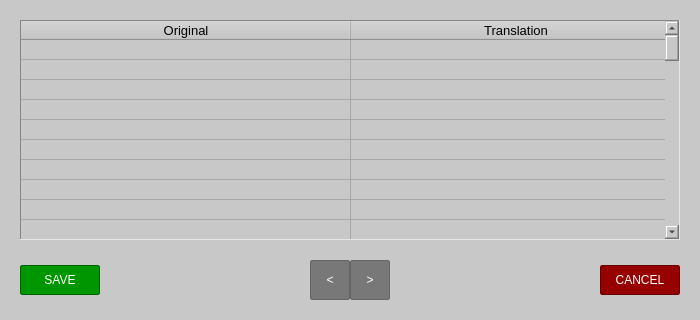
<?xml version="1.0" encoding="UTF-8"?>
<ui version="4.0">
 <class>TranslateWindow</class>
 <widget class="QWidget" name="TranslateWindow">
  <property name="geometry">
   <rect>
    <x>0</x>
    <y>0</y>
    <width>700</width>
    <height>320</height>
   </rect>
  </property>
  <property name="minimumSize">
   <size>
    <width>700</width>
    <height>320</height>
   </size>
  </property>
  <property name="windowTitle">
   <string>Translate</string>
  </property>
  <property name="styleSheet">
   <string notr="true">QWidget {
	background-color: rgb(200, 200, 200);
}
</string>
  </property>
  <layout class="QVBoxLayout" name="vLayout">
   <property name="spacing">
    <number>0</number>
   </property>
   <property name="leftMargin">
    <number>20</number>
   </property>
   <property name="topMargin">
    <number>20</number>
   </property>
   <property name="rightMargin">
    <number>20</number>
   </property>
   <property name="bottomMargin">
    <number>20</number>
   </property>
   <item>
    <widget class="QTableWidget" name="translateTable">
     <property name="sizePolicy">
      <sizepolicy hsizetype="Preferred" vsizetype="Expanding">
       <horstretch>0</horstretch>
       <verstretch>0</verstretch>
      </sizepolicy>
     </property>
     <property name="minimumSize">
      <size>
       <width>420</width>
       <height>100</height>
      </size>
     </property>
     <property name="frameShape">
      <enum>QFrame::Panel</enum>
     </property>
     <property name="frameShadow">
      <enum>QFrame::Sunken</enum>
     </property>
     <property name="lineWidth">
      <number>1</number>
     </property>
     <property name="horizontalScrollBarPolicy">
      <enum>Qt::ScrollBarAlwaysOff</enum>
     </property>
     <property name="sizeAdjustPolicy">
      <enum>QAbstractScrollArea::AdjustToContents</enum>
     </property>
     <property name="autoScroll">
      <bool>false</bool>
     </property>
     <property name="showDropIndicator" stdset="0">
      <bool>false</bool>
     </property>
     <property name="dragDropOverwriteMode">
      <bool>false</bool>
     </property>
     <property name="selectionMode">
      <enum>QAbstractItemView::NoSelection</enum>
     </property>
     <property name="textElideMode">
      <enum>Qt::ElideNone</enum>
     </property>
     <property name="cornerButtonEnabled">
      <bool>false</bool>
     </property>
     <property name="rowCount">
      <number>100</number>
     </property>
     <attribute name="horizontalHeaderCascadingSectionResizes">
      <bool>false</bool>
     </attribute>
     <attribute name="horizontalHeaderDefaultSectionSize">
      <number>330</number>
     </attribute>
     <attribute name="horizontalHeaderHighlightSections">
      <bool>false</bool>
     </attribute>
     <attribute name="horizontalHeaderMinimumSectionSize">
      <number>330</number>
     </attribute>
     <attribute name="horizontalHeaderShowSortIndicator" stdset="0">
      <bool>false</bool>
     </attribute>
     <attribute name="horizontalHeaderStretchLastSection">
      <bool>false</bool>
     </attribute>
     <attribute name="verticalHeaderVisible">
      <bool>false</bool>
     </attribute>
     <attribute name="verticalHeaderCascadingSectionResizes">
      <bool>false</bool>
     </attribute>
     <attribute name="verticalHeaderDefaultSectionSize">
      <number>20</number>
     </attribute>
     <attribute name="verticalHeaderHighlightSections">
      <bool>false</bool>
     </attribute>
     <attribute name="verticalHeaderMinimumSectionSize">
      <number>20</number>
     </attribute>
     <attribute name="verticalHeaderShowSortIndicator" stdset="0">
      <bool>false</bool>
     </attribute>
     <attribute name="verticalHeaderStretchLastSection">
      <bool>true</bool>
     </attribute>
     <row/>
     <row/>
     <row/>
     <row/>
     <row/>
     <row/>
     <row/>
     <row/>
     <row/>
     <row/>
     <row/>
     <row/>
     <row/>
     <row/>
     <row/>
     <row/>
     <row/>
     <row/>
     <row/>
     <row/>
     <row/>
     <row/>
     <row/>
     <row/>
     <row/>
     <row/>
     <row/>
     <row/>
     <row/>
     <row/>
     <row/>
     <row/>
     <row/>
     <row/>
     <row/>
     <row/>
     <row/>
     <row/>
     <row/>
     <row/>
     <row/>
     <row/>
     <row/>
     <row/>
     <row/>
     <row/>
     <row/>
     <row/>
     <row/>
     <row/>
     <row/>
     <row/>
     <row/>
     <row/>
     <row/>
     <row/>
     <row/>
     <row/>
     <row/>
     <row/>
     <row/>
     <row/>
     <row/>
     <row/>
     <row/>
     <row/>
     <row/>
     <row/>
     <row/>
     <row/>
     <row/>
     <row/>
     <row/>
     <row/>
     <row/>
     <row/>
     <row/>
     <row/>
     <row/>
     <row/>
     <row/>
     <row/>
     <row/>
     <row/>
     <row/>
     <row/>
     <row/>
     <row/>
     <row/>
     <row/>
     <row/>
     <row/>
     <row/>
     <row/>
     <row/>
     <row/>
     <row/>
     <row/>
     <row/>
     <row/>
     <column>
      <property name="text">
       <string>Original</string>
      </property>
      <property name="font">
       <font>
        <family>Arial</family>
        <pointsize>10</pointsize>
       </font>
      </property>
     </column>
     <column>
      <property name="text">
       <string>Translation</string>
      </property>
      <property name="font">
       <font>
        <family>Arial</family>
        <pointsize>10</pointsize>
       </font>
      </property>
     </column>
     <item row="0" column="0">
      <property name="text">
       <string/>
      </property>
      <property name="flags">
       <set>ItemIsSelectable|ItemIsEditable|ItemIsUserCheckable|ItemIsEnabled</set>
      </property>
     </item>
     <item row="0" column="1">
      <property name="text">
       <string/>
      </property>
      <property name="flags">
       <set>ItemIsSelectable|ItemIsEditable|ItemIsUserCheckable|ItemIsEnabled</set>
      </property>
     </item>
    </widget>
   </item>
   <item>
    <layout class="QHBoxLayout" name="hLayout">
     <property name="spacing">
      <number>0</number>
     </property>
     <property name="sizeConstraint">
      <enum>QLayout::SetDefaultConstraint</enum>
     </property>
     <property name="leftMargin">
      <number>0</number>
     </property>
     <property name="topMargin">
      <number>20</number>
     </property>
     <property name="rightMargin">
      <number>0</number>
     </property>
     <property name="bottomMargin">
      <number>0</number>
     </property>
     <item>
      <widget class="QPushButton" name="saveButton">
       <property name="sizePolicy">
        <sizepolicy hsizetype="Fixed" vsizetype="Fixed">
         <horstretch>0</horstretch>
         <verstretch>0</verstretch>
        </sizepolicy>
       </property>
       <property name="minimumSize">
        <size>
         <width>80</width>
         <height>30</height>
        </size>
       </property>
       <property name="maximumSize">
        <size>
         <width>80</width>
         <height>30</height>
        </size>
       </property>
       <property name="focusPolicy">
        <enum>Qt::TabFocus</enum>
       </property>
       <property name="styleSheet">
        <string notr="true">QPushButton {
	font: 75 12pt &quot;Liberation Sans&quot;;
	color: rgb(255, 255, 255);

	background-color: rgb(0, 150, 0);

	border: 1px solid  rgb(0, 100, 0);
	border-radius: 2px;
}

QPushButton::hover {
	background-color: rgb(0, 180, 0);
}
</string>
       </property>
       <property name="text">
        <string>SAVE</string>
       </property>
      </widget>
     </item>
     <item>
      <spacer name="hSpacer1">
       <property name="orientation">
        <enum>Qt::Horizontal</enum>
       </property>
       <property name="sizeType">
        <enum>QSizePolicy::Expanding</enum>
       </property>
       <property name="sizeHint" stdset="0">
        <size>
         <width>0</width>
         <height>0</height>
        </size>
       </property>
      </spacer>
     </item>
     <item>
      <widget class="QPushButton" name="prevButton">
       <property name="sizePolicy">
        <sizepolicy hsizetype="Fixed" vsizetype="Fixed">
         <horstretch>0</horstretch>
         <verstretch>0</verstretch>
        </sizepolicy>
       </property>
       <property name="minimumSize">
        <size>
         <width>40</width>
         <height>40</height>
        </size>
       </property>
       <property name="maximumSize">
        <size>
         <width>40</width>
         <height>40</height>
        </size>
       </property>
       <property name="focusPolicy">
        <enum>Qt::TabFocus</enum>
       </property>
       <property name="styleSheet">
        <string notr="true">QPushButton {
	font: 75 16pt &quot;Liberation Sans&quot;;
	color: rgb(255, 255, 255);

	background-color: rgb(120, 120, 120);

	border: 1px solid  rgb(100, 100, 100);
	border-radius: 2px;
}

QPushButton::hover {
	background-color: rgb(150, 150, 150);
}
</string>
       </property>
       <property name="text">
        <string>&lt;</string>
       </property>
      </widget>
     </item>
     <item>
      <widget class="QPushButton" name="nextButton">
       <property name="sizePolicy">
        <sizepolicy hsizetype="Fixed" vsizetype="Fixed">
         <horstretch>0</horstretch>
         <verstretch>0</verstretch>
        </sizepolicy>
       </property>
       <property name="minimumSize">
        <size>
         <width>40</width>
         <height>40</height>
        </size>
       </property>
       <property name="maximumSize">
        <size>
         <width>40</width>
         <height>40</height>
        </size>
       </property>
       <property name="focusPolicy">
        <enum>Qt::TabFocus</enum>
       </property>
       <property name="styleSheet">
        <string notr="true">QPushButton {
	font: 75 16pt &quot;Liberation Sans&quot;;
	color: rgb(255, 255, 255);

	background-color: rgb(120, 120, 120);

	border: 1px solid  rgb(100, 100, 100);
	border-radius: 2px;
}

QPushButton::hover {
	background-color: rgb(150, 150, 150);
}
</string>
       </property>
       <property name="text">
        <string>&gt;</string>
       </property>
       <property name="flat">
        <bool>false</bool>
       </property>
      </widget>
     </item>
     <item>
      <spacer name="hSpacer2">
       <property name="orientation">
        <enum>Qt::Horizontal</enum>
       </property>
       <property name="sizeType">
        <enum>QSizePolicy::Expanding</enum>
       </property>
       <property name="sizeHint" stdset="0">
        <size>
         <width>0</width>
         <height>0</height>
        </size>
       </property>
      </spacer>
     </item>
     <item>
      <widget class="QPushButton" name="cancelButton">
       <property name="sizePolicy">
        <sizepolicy hsizetype="Fixed" vsizetype="Fixed">
         <horstretch>0</horstretch>
         <verstretch>0</verstretch>
        </sizepolicy>
       </property>
       <property name="minimumSize">
        <size>
         <width>80</width>
         <height>30</height>
        </size>
       </property>
       <property name="maximumSize">
        <size>
         <width>80</width>
         <height>30</height>
        </size>
       </property>
       <property name="focusPolicy">
        <enum>Qt::TabFocus</enum>
       </property>
       <property name="styleSheet">
        <string notr="true">QPushButton {
	font: 75 12pt &quot;Liberation Sans&quot;;
	color: rgb(255, 255, 255);

	background-color: rgb(150, 0, 0);

	border: 1px solid  rgb(100, 0, 0);
	border-radius: 2px;
}

QPushButton::hover {
	background-color: rgb(180, 0, 0);
}
</string>
       </property>
       <property name="text">
        <string>CANCEL</string>
       </property>
       <property name="flat">
        <bool>false</bool>
       </property>
      </widget>
     </item>
    </layout>
   </item>
  </layout>
 </widget>
 <resources/>
 <connections/>
</ui>
